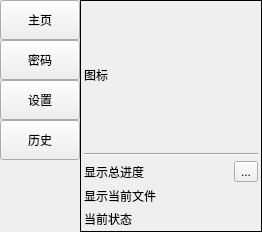
<?xml version="1.0" encoding="UTF-8"?>
<ui version="4.0">
 <class>MainWindow</class>
 <widget class="QMainWindow" name="MainWindow">
  <property name="geometry">
   <rect>
    <x>0</x>
    <y>0</y>
    <width>262</width>
    <height>232</height>
   </rect>
  </property>
  <property name="windowTitle">
   <string>OnlyUnzip</string>
  </property>
  <property name="unifiedTitleAndToolBarOnMac">
   <bool>false</bool>
  </property>
  <widget class="QWidget" name="centralwidget">
   <layout class="QHBoxLayout" name="horizontalLayout" stretch="0,0">
    <property name="spacing">
     <number>0</number>
    </property>
    <property name="leftMargin">
     <number>0</number>
    </property>
    <property name="topMargin">
     <number>0</number>
    </property>
    <property name="rightMargin">
     <number>0</number>
    </property>
    <property name="bottomMargin">
     <number>0</number>
    </property>
    <item>
     <layout class="QVBoxLayout" name="verticalLayout_7">
      <property name="spacing">
       <number>0</number>
      </property>
      <item>
       <layout class="QVBoxLayout" name="verticalLayout_6">
        <property name="spacing">
         <number>0</number>
        </property>
        <property name="sizeConstraint">
         <enum>QLayout::SetDefaultConstraint</enum>
        </property>
        <item>
         <widget class="QPushButton" name="button_page_main">
          <property name="minimumSize">
           <size>
            <width>0</width>
            <height>40</height>
           </size>
          </property>
          <property name="maximumSize">
           <size>
            <width>16777215</width>
            <height>16777215</height>
           </size>
          </property>
          <property name="text">
           <string>主页</string>
          </property>
          <property name="icon">
           <iconset>
            <normaloff>icon/主页.png</normaloff>icon/主页.png</iconset>
          </property>
          <property name="iconSize">
           <size>
            <width>16</width>
            <height>16</height>
           </size>
          </property>
          <property name="autoRepeat">
           <bool>false</bool>
          </property>
          <property name="autoDefault">
           <bool>false</bool>
          </property>
          <property name="default">
           <bool>false</bool>
          </property>
          <property name="flat">
           <bool>false</bool>
          </property>
          <attribute name="buttonGroup">
           <string notr="true">buttonGroup</string>
          </attribute>
         </widget>
        </item>
        <item>
         <widget class="QPushButton" name="button_page_password">
          <property name="minimumSize">
           <size>
            <width>0</width>
            <height>40</height>
           </size>
          </property>
          <property name="maximumSize">
           <size>
            <width>16777215</width>
            <height>16777215</height>
           </size>
          </property>
          <property name="text">
           <string>密码</string>
          </property>
          <property name="icon">
           <iconset>
            <normaloff>icon/密码页.png</normaloff>icon/密码页.png</iconset>
          </property>
          <attribute name="buttonGroup">
           <string notr="true">buttonGroup</string>
          </attribute>
         </widget>
        </item>
        <item>
         <widget class="QPushButton" name="button_page_setting">
          <property name="minimumSize">
           <size>
            <width>0</width>
            <height>40</height>
           </size>
          </property>
          <property name="maximumSize">
           <size>
            <width>16777215</width>
            <height>16777215</height>
           </size>
          </property>
          <property name="text">
           <string>设置</string>
          </property>
          <property name="icon">
           <iconset>
            <normaloff>icon/设置页.png</normaloff>icon/设置页.png</iconset>
          </property>
          <attribute name="buttonGroup">
           <string notr="true">buttonGroup</string>
          </attribute>
         </widget>
        </item>
        <item>
         <widget class="QPushButton" name="button_page_history">
          <property name="minimumSize">
           <size>
            <width>0</width>
            <height>40</height>
           </size>
          </property>
          <property name="maximumSize">
           <size>
            <width>16777215</width>
            <height>16777215</height>
           </size>
          </property>
          <property name="text">
           <string>历史</string>
          </property>
          <property name="icon">
           <iconset>
            <normaloff>icon/历史记录页.png</normaloff>icon/历史记录页.png</iconset>
          </property>
          <attribute name="buttonGroup">
           <string notr="true">buttonGroup</string>
          </attribute>
         </widget>
        </item>
       </layout>
      </item>
      <item>
       <spacer name="verticalSpacer">
        <property name="orientation">
         <enum>Qt::Vertical</enum>
        </property>
        <property name="sizeHint" stdset="0">
         <size>
          <width>0</width>
          <height>0</height>
         </size>
        </property>
       </spacer>
      </item>
     </layout>
    </item>
    <item>
     <widget class="QStackedWidget" name="stackedWidget_main">
      <property name="acceptDrops">
       <bool>false</bool>
      </property>
      <property name="frameShape">
       <enum>QFrame::Box</enum>
      </property>
      <property name="currentIndex">
       <number>0</number>
      </property>
      <widget class="QWidget" name="page_main">
       <property name="acceptDrops">
        <bool>false</bool>
       </property>
       <layout class="QVBoxLayout" name="verticalLayout_2" stretch="1,0,0,0,0">
        <property name="spacing">
         <number>5</number>
        </property>
        <property name="leftMargin">
         <number>3</number>
        </property>
        <property name="topMargin">
         <number>0</number>
        </property>
        <property name="rightMargin">
         <number>3</number>
        </property>
        <property name="bottomMargin">
         <number>3</number>
        </property>
        <item>
         <widget class="QLabel" name="label_drop_file">
          <property name="acceptDrops">
           <bool>true</bool>
          </property>
          <property name="frameShape">
           <enum>QFrame::NoFrame</enum>
          </property>
          <property name="text">
           <string>图标</string>
          </property>
          <property name="scaledContents">
           <bool>true</bool>
          </property>
         </widget>
        </item>
        <item>
         <widget class="Line" name="line_3">
          <property name="orientation">
           <enum>Qt::Horizontal</enum>
          </property>
         </widget>
        </item>
        <item>
         <layout class="QHBoxLayout" name="horizontalLayout_7">
          <property name="spacing">
           <number>0</number>
          </property>
          <item>
           <widget class="QLabel" name="label_schedule_file">
            <property name="text">
             <string>显示总进度</string>
            </property>
            <property name="wordWrap">
             <bool>true</bool>
            </property>
           </widget>
          </item>
          <item>
           <widget class="QToolButton" name="button_stop">
            <property name="text">
             <string>...</string>
            </property>
            <property name="icon">
             <iconset>
              <normaloff>icon/中止.png</normaloff>icon/中止.png</iconset>
            </property>
           </widget>
          </item>
         </layout>
        </item>
        <item>
         <widget class="QLabel" name="label_current_file">
          <property name="maximumSize">
           <size>
            <width>16777215</width>
            <height>24</height>
           </size>
          </property>
          <property name="text">
           <string>显示当前文件</string>
          </property>
          <property name="wordWrap">
           <bool>true</bool>
          </property>
         </widget>
        </item>
        <item>
         <widget class="QStackedWidget" name="stackedWidget_schedule">
          <property name="currentIndex">
           <number>0</number>
          </property>
          <widget class="QWidget" name="page_info">
           <layout class="QHBoxLayout" name="horizontalLayout_5">
            <property name="spacing">
             <number>0</number>
            </property>
            <property name="leftMargin">
             <number>0</number>
            </property>
            <property name="topMargin">
             <number>0</number>
            </property>
            <property name="rightMargin">
             <number>0</number>
            </property>
            <property name="bottomMargin">
             <number>0</number>
            </property>
            <item>
             <widget class="QLabel" name="label_schedule_finish">
              <property name="text">
               <string>当前状态</string>
              </property>
             </widget>
            </item>
           </layout>
          </widget>
          <widget class="QWidget" name="page_test">
           <layout class="QHBoxLayout" name="horizontalLayout_3" stretch="0,1">
            <property name="spacing">
             <number>0</number>
            </property>
            <property name="leftMargin">
             <number>0</number>
            </property>
            <property name="topMargin">
             <number>0</number>
            </property>
            <property name="rightMargin">
             <number>0</number>
            </property>
            <property name="bottomMargin">
             <number>0</number>
            </property>
            <item>
             <widget class="QLabel" name="label_2">
              <property name="text">
               <string>测试密码：</string>
              </property>
             </widget>
            </item>
            <item>
             <widget class="QLabel" name="label_schedule_test">
              <property name="text">
               <string>0/0</string>
              </property>
             </widget>
            </item>
           </layout>
          </widget>
          <widget class="QWidget" name="page_unzip">
           <layout class="QHBoxLayout" name="horizontalLayout_4" stretch="0,1">
            <property name="spacing">
             <number>0</number>
            </property>
            <property name="leftMargin">
             <number>0</number>
            </property>
            <property name="topMargin">
             <number>0</number>
            </property>
            <property name="rightMargin">
             <number>0</number>
            </property>
            <property name="bottomMargin">
             <number>0</number>
            </property>
            <item>
             <widget class="QLabel" name="label_3">
              <property name="text">
               <string>解压：</string>
              </property>
             </widget>
            </item>
            <item>
             <widget class="QProgressBar" name="progressBar_extract">
              <property name="maximumSize">
               <size>
                <width>16777215</width>
                <height>12</height>
               </size>
              </property>
              <property name="styleSheet">
               <string notr="true"/>
              </property>
              <property name="value">
               <number>0</number>
              </property>
              <property name="textVisible">
               <bool>false</bool>
              </property>
             </widget>
            </item>
           </layout>
          </widget>
         </widget>
        </item>
       </layout>
      </widget>
      <widget class="QWidget" name="page_pw">
       <layout class="QGridLayout" name="gridLayout">
        <property name="leftMargin">
         <number>0</number>
        </property>
        <property name="topMargin">
         <number>0</number>
        </property>
        <property name="rightMargin">
         <number>0</number>
        </property>
        <property name="bottomMargin">
         <number>0</number>
        </property>
        <property name="spacing">
         <number>0</number>
        </property>
        <item row="0" column="0" colspan="2">
         <widget class="QPlainTextEdit" name="text_password">
          <property name="plainText">
           <string/>
          </property>
          <property name="placeholderText">
           <string>添加密码，一个密码占一行，点击“更新密码”即可更新</string>
          </property>
         </widget>
        </item>
        <item row="1" column="0">
         <layout class="QVBoxLayout" name="verticalLayout_8" stretch="1,2">
          <property name="spacing">
           <number>0</number>
          </property>
          <item>
           <widget class="QPushButton" name="button_read_clipboard">
            <property name="text">
             <string>读取剪切板</string>
            </property>
           </widget>
          </item>
          <item>
           <widget class="QPushButton" name="button_update_password">
            <property name="sizePolicy">
             <sizepolicy hsizetype="Minimum" vsizetype="Minimum">
              <horstretch>0</horstretch>
              <verstretch>0</verstretch>
             </sizepolicy>
            </property>
            <property name="text">
             <string>更新密码</string>
            </property>
           </widget>
          </item>
         </layout>
        </item>
        <item row="1" column="1">
         <layout class="QVBoxLayout" name="verticalLayout">
          <property name="spacing">
           <number>0</number>
          </property>
          <item>
           <widget class="QPushButton" name="button_export_password">
            <property name="text">
             <string>导出密码</string>
            </property>
           </widget>
          </item>
          <item>
           <widget class="QPushButton" name="button_export_password_with_number">
            <property name="text">
             <string>导出(含次数)</string>
            </property>
           </widget>
          </item>
          <item>
           <widget class="QPushButton" name="button_open_password">
            <property name="enabled">
             <bool>false</bool>
            </property>
            <property name="text">
             <string>打开导出文件</string>
            </property>
           </widget>
          </item>
         </layout>
        </item>
       </layout>
      </widget>
      <widget class="QWidget" name="page_setting">
       <layout class="QVBoxLayout" name="verticalLayout_9">
        <property name="spacing">
         <number>0</number>
        </property>
        <property name="leftMargin">
         <number>0</number>
        </property>
        <property name="topMargin">
         <number>0</number>
        </property>
        <property name="rightMargin">
         <number>0</number>
        </property>
        <property name="bottomMargin">
         <number>0</number>
        </property>
        <item>
         <widget class="QScrollArea" name="scrollArea">
          <property name="widgetResizable">
           <bool>true</bool>
          </property>
          <widget class="QWidget" name="scrollAreaWidgetContents">
           <property name="geometry">
            <rect>
             <x>0</x>
             <y>0</y>
             <width>162</width>
             <height>284</height>
            </rect>
           </property>
           <layout class="QVBoxLayout" name="verticalLayout_4">
            <item>
             <widget class="QCheckBox" name="checkBox_mode_extract">
              <property name="toolTip">
               <string>&lt;html&gt;&lt;head/&gt;&lt;body&gt;&lt;p&gt;解压压缩包到当前文件所在目录&lt;/p&gt;&lt;/body&gt;&lt;/html&gt;</string>
              </property>
              <property name="text">
               <string>解压模式</string>
              </property>
              <attribute name="buttonGroup">
               <string notr="true">buttonGroup_check_mode</string>
              </attribute>
             </widget>
            </item>
            <item>
             <widget class="QCheckBox" name="checkBox_mode_test">
              <property name="toolTip">
               <string>&lt;html&gt;&lt;head/&gt;&lt;body&gt;&lt;p&gt;仅搜索压缩包的密码而不进行解压，结果显示在“历史记录”页&lt;/p&gt;&lt;/body&gt;&lt;/html&gt;</string>
              </property>
              <property name="text">
               <string>测试模式</string>
              </property>
              <attribute name="buttonGroup">
               <string notr="true">buttonGroup_check_mode</string>
              </attribute>
             </widget>
            </item>
            <item>
             <widget class="Line" name="line">
              <property name="orientation">
               <enum>Qt::Horizontal</enum>
              </property>
             </widget>
            </item>
            <item>
             <widget class="QCheckBox" name="checkBox_delete_archive">
              <property name="toolTip">
               <string>&lt;html&gt;&lt;head/&gt;&lt;body&gt;&lt;p&gt;解压完成后删除原文件（到回收站）&lt;/p&gt;&lt;/body&gt;&lt;/html&gt;</string>
              </property>
              <property name="text">
               <string>删除原文件</string>
              </property>
             </widget>
            </item>
            <item>
             <widget class="Line" name="line_2">
              <property name="orientation">
               <enum>Qt::Horizontal</enum>
              </property>
             </widget>
            </item>
            <item>
             <widget class="QCheckBox" name="checkBox_un_nest_dir">
              <property name="toolTip">
               <string>&lt;html&gt;&lt;head/&gt;&lt;body&gt;&lt;p&gt;逻辑类似于Bandzip&lt;/p&gt;&lt;/body&gt;&lt;/html&gt;</string>
              </property>
              <property name="text">
               <string>处理套娃文件夹</string>
              </property>
              <property name="checked">
               <bool>false</bool>
              </property>
             </widget>
            </item>
            <item>
             <widget class="QCheckBox" name="checkBox_un_nest_archive">
              <property name="enabled">
               <bool>true</bool>
              </property>
              <property name="toolTip">
               <string>&lt;html&gt;&lt;head/&gt;&lt;body&gt;&lt;p&gt;逻辑为：将解压后的文件重新运行一次解压&lt;/p&gt;&lt;p&gt;&lt;br/&gt;&lt;/p&gt;&lt;p&gt;建议与“&lt;span style=&quot; font-weight:600;&quot;&gt;仅解压压缩包&lt;/span&gt;”选项同时选中&lt;/p&gt;&lt;p&gt;&lt;br/&gt;&lt;/p&gt;&lt;p&gt;用于解压【&lt;span style=&quot; font-weight:600;&quot;&gt;游戏、复杂结构文件&lt;/span&gt;】时不建议使用&lt;/p&gt;&lt;/body&gt;&lt;/html&gt;</string>
              </property>
              <property name="text">
               <string>处理套娃压缩包**</string>
              </property>
             </widget>
            </item>
            <item>
             <widget class="QCheckBox" name="checkBox_check_filetype">
              <property name="toolTip">
               <string>&lt;html&gt;&lt;head/&gt;&lt;body&gt;&lt;p&gt;压缩包的识别方法：使用filetype库+指定文件名后缀（EXE不会被认定为压缩包）&lt;/p&gt;&lt;/body&gt;&lt;/html&gt;</string>
              </property>
              <property name="text">
               <string>仅解压压缩包</string>
              </property>
              <property name="checked">
               <bool>false</bool>
              </property>
             </widget>
            </item>
            <item>
             <widget class="Line" name="line_4">
              <property name="orientation">
               <enum>Qt::Horizontal</enum>
              </property>
             </widget>
            </item>
            <item>
             <widget class="QLabel" name="label">
              <property name="text">
               <string>跳过解压的后缀名：（以,或空格分隔，忽略大小写）</string>
              </property>
              <property name="wordWrap">
               <bool>true</bool>
              </property>
             </widget>
            </item>
            <item>
             <widget class="QLineEdit" name="lineedit_exclude_rule"/>
            </item>
            <item>
             <widget class="Line" name="line_5">
              <property name="orientation">
               <enum>Qt::Horizontal</enum>
              </property>
             </widget>
            </item>
            <item>
             <widget class="QLabel" name="label_4">
              <property name="text">
               <string>解压到指定文件夹</string>
              </property>
             </widget>
            </item>
            <item>
             <layout class="QHBoxLayout" name="horizontalLayout_6">
              <property name="spacing">
               <number>0</number>
              </property>
              <item>
               <widget class="QLineEdit" name="lineedit_output_dir"/>
              </item>
              <item>
               <widget class="QToolButton" name="button_ask_folder">
                <property name="text">
                 <string>..</string>
                </property>
               </widget>
              </item>
             </layout>
            </item>
           </layout>
          </widget>
         </widget>
        </item>
       </layout>
      </widget>
      <widget class="QWidget" name="page_history">
       <layout class="QHBoxLayout" name="horizontalLayout_2">
        <property name="spacing">
         <number>0</number>
        </property>
        <property name="leftMargin">
         <number>0</number>
        </property>
        <property name="topMargin">
         <number>0</number>
        </property>
        <property name="rightMargin">
         <number>0</number>
        </property>
        <property name="bottomMargin">
         <number>0</number>
        </property>
        <item>
         <widget class="QListWidget" name="listWidget_history">
          <property name="wordWrap">
           <bool>true</bool>
          </property>
         </widget>
        </item>
       </layout>
      </widget>
     </widget>
    </item>
   </layout>
  </widget>
 </widget>
 <resources/>
 <connections/>
 <buttongroups>
  <buttongroup name="buttonGroup"/>
  <buttongroup name="buttonGroup_check_mode"/>
 </buttongroups>
</ui>
